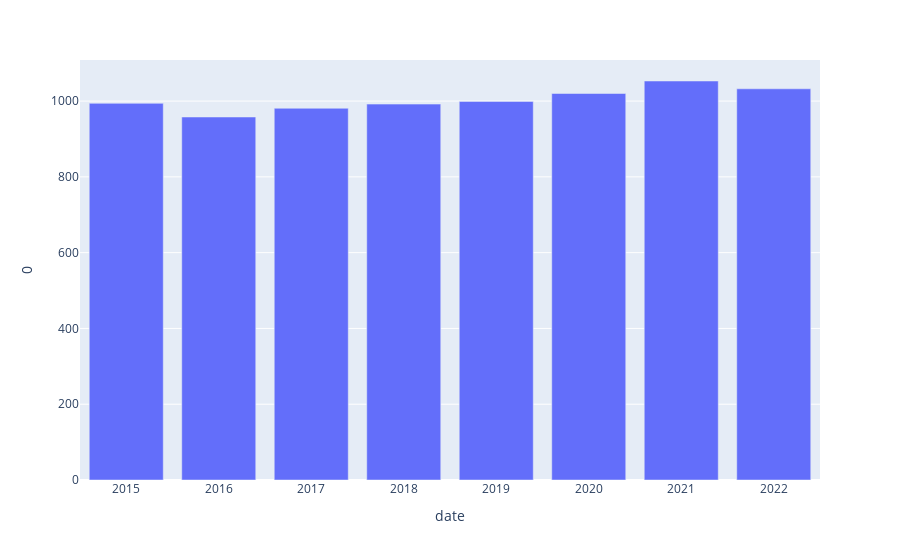

The notebook cell this image was saved under:
### Code cell
fig = px.bar(
    killings_yearly, 
    x=killings_yearly.index, y=killings_yearly[0]
)
fig.show()

### Figure 1 — Plotly figure (JSON) as saved in the notebook; plotly's stock layout.template omitted (floating-point values rounded to 4 significant figures)
{"data": [{"alignmentgroup": "True", "hovertemplate": "date=%{x}<br>0=%{y}<extra></extra>", "legendgroup": "", "marker": {"color": "#636efa", "pattern": {"shape": ""}}, "name": "", "offsetgroup": "", "orientation": "v", "showlegend": false, "textposition": "auto", "type": "bar", "x": [2015, 2016, 2017, 2018, 2019, 2020, 2021, 2022], "xaxis": "x", "y": [994, 958, 981, 992, 999, 1020, 1053, 1032.0], "yaxis": "y"}], "layout": {"barmode": "relative", "legend": {"tracegroupgap": 0}, "margin": {"t": 60}, "xaxis": {"anchor": "y", "domain": [0, 1], "title": {"text": "date"}}, "yaxis": {"anchor": "x", "domain": [0, 1], "title": {"text": "0"}}}}
